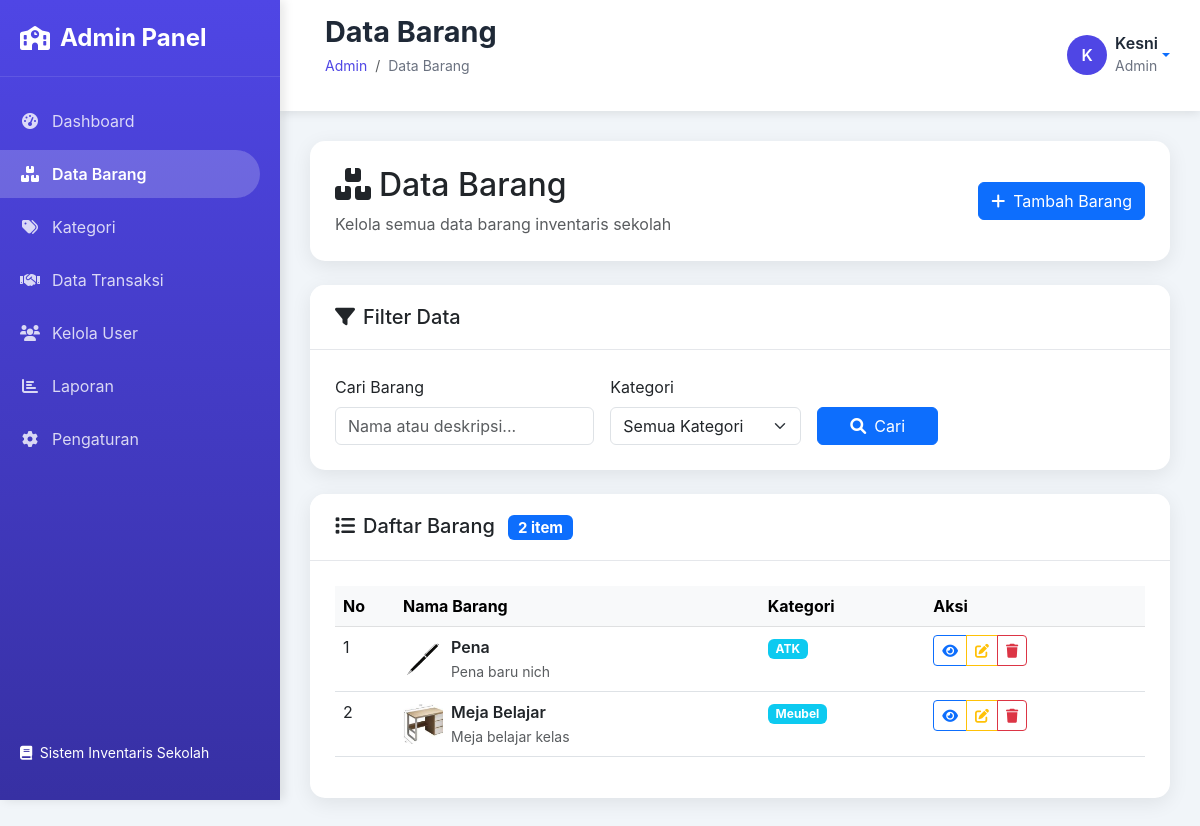
The page /admin/barang/index.php (signed in) on the database its author committed.
### tables this page shows
CREATE TABLE `barang` (
  `id` int(11) NOT NULL,
  `nama_barang` varchar(200) NOT NULL,
  `deskripsi` text DEFAULT NULL,
  `kategori_id` int(11) NOT NULL,
  `foto` varchar(255) DEFAULT NULL,
  `created_at` timestamp NULL DEFAULT current_timestamp(),
  `updated_at` timestamp NULL DEFAULT current_timestamp() ON UPDATE current_timestamp()
);

CREATE TABLE `kategori` (
  `id` int(11) NOT NULL,
  `nama_kategori` varchar(100) NOT NULL,
  `deskripsi` text DEFAULT NULL,
  `created_at` timestamp NULL DEFAULT current_timestamp(),
  `updated_at` timestamp NULL DEFAULT current_timestamp() ON UPDATE current_timestamp()
);

### admin/barang/index.php (the view, shortened to what this page needs)
<?php
require_once '../includes/header.php';
?>
<?php
$search = isset($_GET['search']) ? validateInput($_GET['search']) : '';
$page = isset($_GET['page']) ? (int)$_GET['page'] : 1;
$limit = 10;
$offset = ($page - 1) * $limit;
try {
    $pdo = new PDO("mysql:host=localhost;dbname=inventaris_sekolah", "root", "");
    $pdo->setAttribute(PDO::ATTR_ERRMODE, PDO::ERRMODE_EXCEPTION);
    $where_conditions = [];
    $params = [];
    $where_clause = !empty($where_conditions) ? "WHERE " . implode(" AND ", $where_conditions) : "";
    $count_query = "
        SELECT COUNT(*) as total
        FROM barang b
        LEFT JOIN kategori k ON b.kategori_id = k.id
        $where_clause
    ";
    $stmt = $pdo->prepare($count_query);
    $stmt->execute($params);
    $total_records = $stmt->fetch()['total'];
    $query = "
        SELECT
            b.*,
            k.nama_kategori
        FROM barang b
        LEFT JOIN kategori k ON b.kategori_id = k.id
        $where_clause
        ORDER BY b.created_at DESC
        LIMIT $limit OFFSET $offset
    ";
    $stmt = $pdo->prepare($query);
    $stmt->execute($params);
    $barang_list = $stmt->fetchAll();
} catch (Exception $e) {
    $barang_list = [];
    $total_pages = 0;
    $kategori_list = [];
}
?>
<div class="row mb-4">
    <div class="col-12">
        <div class="card">
            <div class="card-body">
                <div class="row align-items-center">
                    <div class="col-md-8">
                        <h2 class="mb-2">
                            <i class="fas fa-boxes me-2"></i>Data Barang
                        </h2>
                        <p class="text-muted mb-0">Kelola semua data barang inventaris sekolah</p>
                    </div>
                    <div class="col-md-4 text-md-end">
                        <a href="?action=add" class="btn btn-primary">
                            <i class="fas fa-plus me-2"></i>Tambah Barang
                        </a>
                    </div>
                </div>
            </div>
        </div>
    </div>
</div>
<div class="row mb-4">
    <div class="col-12">
        <div class="card">
            <div class="card-header">
                <h5 class="mb-0"><i class="fas fa-filter me-2"></i>Filter Data</h5>
            </div>
            <div class="card-body">
                <form method="GET" action="" class="row g-3">
                    <div class="col-lg-4 col-md-6 col-12">
                        <label for="search" class="form-label">Cari Barang</label>
                        <input type="text" class="form-control" id="search" name="search"
                            value="<?= htmlspecialchars($search) ?>" placeholder="Nama atau deskripsi...">
                    </div>
                    <div class="col-lg-3 col-md-6 col-12">
                        <label for="kategori" class="form-label">Kategori</label>
                        <select class="form-select" id="kategori" name="kategori">
                            <option value="">Semua Kategori</option>
                        </select>
                    </div>
                    <div class="col-lg-2 col-md-6 col-12">
                        <label class="form-label">&nbsp;</label>
                        <div class="d-grid">
                            <button type="submit" class="btn btn-primary">
                                <i class="fas fa-search me-2"></i><span class="d-none d-md-inline">Cari</span>
                            </button>
                        </div>
                    </div>
                </form>
            </div>
        </div>
    </div>
</div>
<div class="row">
    <div class="col-12">
        <div class="card">
            <div class="card-header">
                <div class="row align-items-center">
                    <div class="col-md-6 col-12 mb-2 mb-md-0">
                        <h5 class="mb-0">
                            <i class="fas fa-list me-2"></i>Daftar Barang
                            <span class="badge bg-primary ms-2"><?= number_format($total_records) ?> item</span>
                        </h5>
                    </div>
                </div>
            </div>
            <div class="card-body">
                <?php if (empty($barang_list)): ?>
                    <div class="text-center py-5">
                        <i class="fas fa-box-open fa-3x text-muted mb-3"></i>
                        <h5 class="text-muted">Tidak ada data barang</h5>
                        <p class="text-muted">Mulai dengan menambahkan barang baru</p>
                        <a href="?action=add" class="btn btn-primary">
                            <i class="fas fa-plus me-2"></i>Tambah Barang Pertama
                        </a>
                    </div>
                <?php else: ?>
                    <div class="table-responsive">
                        <table class="table table-hover">
                            <thead class="table-light">
                                <tr>
                                    <th style="width:60px">No</th>
                                    <th>Nama Barang</th>
                                    <th class="d-none d-md-table-cell">Kategori</th>
                                    <th>Aksi</th>
                                </tr>
                            </thead>
                            <tbody>
                                <?php $no = ($offset ?? 0) + 1; ?>
                                <?php foreach ($barang_list as $barang): ?>
                                    <tr>
                                        <td><?php echo $no++; ?></td>
                                        <td>
                                            <div class="d-flex align-items-center ">
                                                <?php if ($barang['foto']): ?>
                                                    <div class="me-2">
                                                        <img src="../../uploads/<?= htmlspecialchars($barang['foto']) ?>"
                                                            alt="<?= htmlspecialchars($barang['nama_barang']) ?>"
                                                            class="rounded" style="width: 40px; height: 40px; object-fit: cover;">
                                                    </div>
                                                <?php endif; ?>
                                                <div>
                                                    <div class="fw-semibold"><?= htmlspecialchars($barang['nama_barang']) ?></div>
                                                    <small class="text-muted d-none d-md-inline"><?= htmlspecialchars($barang['deskripsi']) ?></small>
                                                </div>
                                            </div>
                                        </td>
                                        <td class="d-none d-md-table-cell">
                                            <span class="badge bg-info"><?= htmlspecialchars($barang['nama_kategori']) ?></span>
                                        </td>
                                        <td>
                                            <div class="btn-group" role="group">
                                                <button type="button" onclick="showDetail(<?= $barang['id'] ?>)"
                                                    class="btn btn-sm btn-outline-primary" title="Lihat Detail">
                                                    <i class="fas fa-eye"></i>
                                                </button>
                                                <a href="?action=edit&id=<?= $barang['id'] ?>"
                                                    class="btn btn-sm btn-outline-warning" title="Edit">
                                                    <i class="fas fa-edit"></i>
                                                </a>
                                                <button type="button" class="btn btn-sm btn-outline-danger"
                                                    onclick="showDeleteModal(<?= $barang['id'] ?>, '<?= htmlspecialchars($barang['nama_barang']) ?>')"
                                                    title="Hapus">
                                                    <i class="fas fa-trash"></i>
                                                </button>
                                            </div>
                                        </td>
                                    </tr>
                                <?php endforeach; ?>
                            </tbody>
                        </table>
                    </div>
                <?php endif; ?>
            </div>
        </div>
    </div>
</div>
<?php require_once '../includes/footer.php'; ?>

### admin/includes/header.php (style rules this page uses)
:root { --primary-color: #4f46e5; --primary-dark: #3730a3; --secondary-color: #7c3aed; --success-color: #10b981; --warning-color: #f59e0b; --danger-color: #ef4444; --dark-color: #1f2937; --light-color: #f8fafc; --gray-color: #6b7280; --sidebar-width: 280px; --header-height: 70px; }
* { margin: 0; padding: 0; box-sizing: border-box; }
body { font-family: 'Inter', -apple-system, BlinkMacSystemFont, 'Segoe UI', Roboto, sans-serif; background: #f1f5f9; overflow-x: hidden; }
.card { border: none; border-radius: 15px; box-shadow: 0 5px 20px rgba(0, 0, 0, 0.08); transition: all 0.3s ease; }
.card-header { background: white; border-bottom: 1px solid #e5e7eb; border-radius: 15px 15px 0 0 !important; padding: 20px 25px; }
.card-body { padding: 25px; }

### rows shown on the page
barang: foto (picture), nama_barang "Pena", deskripsi "Pena baru nich", kategori.nama_kategori "ATK"
barang: foto (picture), nama_barang "Meja Belajar", deskripsi "Meja belajar kelas", kategori.nama_kategori "Meubel"

### other values the page prints
$page_title "Data Barang"
substr($user_name, 0, 1) "K"
$user_name "Kesni"
$user_role "Admin"
$total_records "2"
